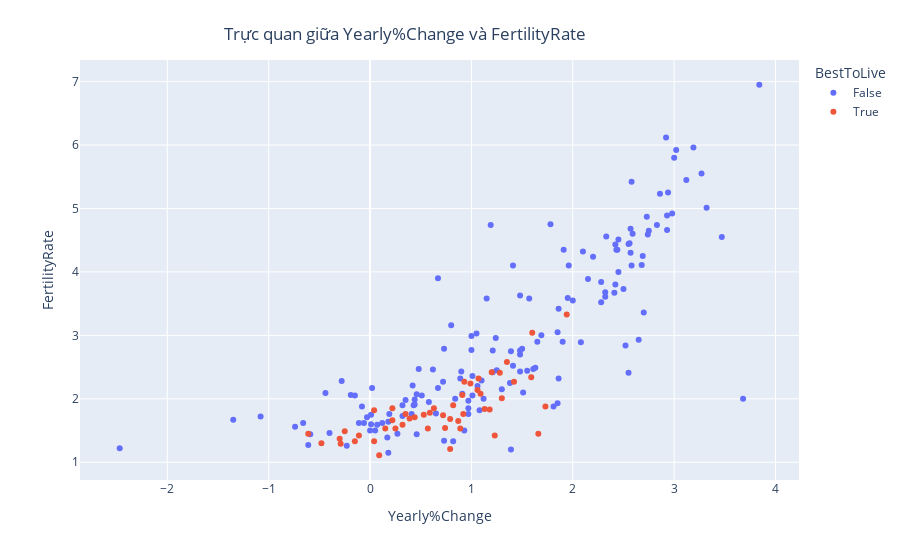

Here is the notebook cell this chart was saved with:
### Markdown cell above
**2)** 2 yếu tố có thể được coi là quan trọng nhất trong công cuộc kiểm soát dân số của một quốc gia đó chính là ***Tỉ lệ sinh*** và ***Tỉ lệ tử***. Một đất nước được cho là phát triển khi có thể áp dụng các chính sách kiểm soát được 2 tỉ lệ này một cách hiệu quả.

Trong dữ liệu thu thập, chỉ có cột ***Tỉ lệ sinh (FertilityRate)***, vì thế ta có thể dùng cột ***Tỉ lệ thay đổi dân số (Yearly%Change)*** để tiến hành mô hình hoá dữ liệu. Trong đó chấm đỏ là các đất nước được xem là đáng sống.

### Code cell
fig=px.scatter(df_train[df_train['FertilityRate']>0], x="Yearly%Change", y="FertilityRate",
        color="BestToLive", hover_data=['Country'])
fig.update_layout(
    title={
        'text': "Trực quan giữa Yearly%Change và FertilityRate",
        'y':0.95,
        'x':0.45,
        'xanchor': 'center',
        'yanchor': 'top'})

fig.show()

### Figure 1 — Plotly figure (JSON) as saved in the notebook; plotly's stock layout.template omitted (floating-point values rounded to 4 significant figures; data arrays with more than 128 entries replaced by an {"elided": "..."} marker saying what was removed)
{"data": [{"customdata": {"elided": "152x1 str values"}, "hovertemplate": "BestToLive=False<br>Yearly%Change=%{x}<br>FertilityRate=%{y}<br>Country=%{customdata[0]}<extra></extra>", "legendgroup": "False", "marker": {"color": "#636efa", "symbol": "circle"}, "mode": "markers", "name": "False", "orientation": "v", "showlegend": true, "type": "scatter", "x": {"elided": "152 float values"}, "xaxis": "x", "y": {"elided": "152 float values"}, "yaxis": "y"}, {"customdata": [["Argentina"], ["Australia"], ["Austria"], ["Belgium"], ["Brazil"], ["Canada"], ["Chile"], ["China"], ["Costa Rica"], ["Croatia"], ["Denmark"], ["Egypt"], ["Finland"], ["France"], ["Germany"], ["Greece"], ["Hungary"], ["India"], ["Indonesia"], ["Ireland"], ["Israel"], ["Italy"], ["Japan"], ["Luxembourg"], ["Malaysia"], ["Mexico"], ["Morocco"], ["Netherlands"], ["New Zealand"], ["Norway"], ["Peru"], ["Philippines"], ["Poland"], ["Portugal"], ["Qatar"], ["Russia"], ["Saudi Arabia"], ["Singapore"], ["South Africa"], ["South Korea"], ["Spain"], ["Sweden"], ["Switzerland"], ["Thailand"], ["Turkey"], ["United Arab Emirates"], ["United Kingdom"], ["United States"], ["Vietnam"]], "hovertemplate": "BestToLive=True<br>Yearly%Change=%{x}<br>FertilityRate=%{y}<br>Country=%{customdata[0]}<extra></extra>", "legendgroup": "True", "marker": {"color": "#EF553B", "symbol": "circle"}, "mode": "markers", "name": "True", "orientation": "v", "showlegend": true, "type": "scatter", "x": [0.93, 1.18, 0.57, 0.44, 0.72, 0.89, 0.87, 0.39, 0.92, -0.61, 0.35, 1.94, 0.15, 0.22, 0.32, -0.48, -0.25, 0.99, 1.07, 1.13, 1.6, -0.15, -0.3, 1.66, 1.3, 1.06, 1.2, 0.22, 0.82, 0.79, 1.42, 1.35, -0.11, -0.29, 1.73, 0.04, 1.59, 0.79, 1.28, 0.09, 0.04, 0.63, 0.74, 0.25, 1.09, 1.23, 0.53, 0.59, 0.91], "xaxis": "x", "y": [2.27, 1.83, 1.53, 1.71, 1.74, 1.53, 1.65, 1.69, 1.76, 1.45, 1.76, 3.33, 1.53, 1.85, 1.59, 1.3, 1.49, 2.24, 2.32, 1.84, 3.04, 1.33, 1.37, 1.45, 2.01, 2.14, 2.42, 1.66, 1.9, 1.68, 2.27, 2.58, 1.42, 1.29, 1.88, 1.82, 2.34, 1.21, 2.41, 1.11, 1.33, 1.85, 1.54, 1.53, 2.08, 1.42, 1.75, 1.78, 2.06], "yaxis": "y"}], "layout": {"legend": {"title": {"text": "BestToLive"}, "tracegroupgap": 0}, "margin": {"t": 60}, "title": {"text": "Trực quan giữa Yearly%Change và FertilityRate", "x": 0.45, "xanchor": "center", "y": 0.95, "yanchor": "top"}, "xaxis": {"anchor": "y", "domain": [0, 1], "title": {"text": "Yearly%Change"}}, "yaxis": {"anchor": "x", "domain": [0, 1], "title": {"text": "FertilityRate"}}}}
